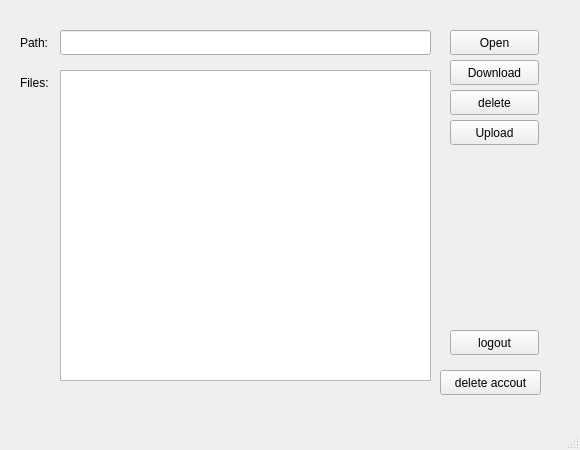
<?xml version="1.0" encoding="UTF-8"?>
<ui version="4.0">
 <class>BoxMainWindow</class>
 <widget class="QMainWindow" name="BoxMainWindow">
  <property name="geometry">
   <rect>
    <x>0</x>
    <y>0</y>
    <width>580</width>
    <height>450</height>
   </rect>
  </property>
  <property name="minimumSize">
   <size>
    <width>580</width>
    <height>450</height>
   </size>
  </property>
  <property name="maximumSize">
   <size>
    <width>580</width>
    <height>450</height>
   </size>
  </property>
  <property name="windowTitle">
   <string>dropbox</string>
  </property>
  <widget class="QWidget" name="centralwidget">
   <widget class="QPushButton" name="btnOpenDir">
    <property name="geometry">
     <rect>
      <x>450</x>
      <y>30</y>
      <width>89</width>
      <height>25</height>
     </rect>
    </property>
    <property name="text">
     <string>Open</string>
    </property>
   </widget>
   <widget class="QLineEdit" name="lineEditPath">
    <property name="geometry">
     <rect>
      <x>60</x>
      <y>30</y>
      <width>371</width>
      <height>25</height>
     </rect>
    </property>
   </widget>
   <widget class="QPushButton" name="btnDownload">
    <property name="geometry">
     <rect>
      <x>450</x>
      <y>60</y>
      <width>89</width>
      <height>25</height>
     </rect>
    </property>
    <property name="text">
     <string>Download</string>
    </property>
   </widget>
   <widget class="QPushButton" name="btnUpload">
    <property name="geometry">
     <rect>
      <x>450</x>
      <y>120</y>
      <width>89</width>
      <height>25</height>
     </rect>
    </property>
    <property name="text">
     <string>Upload</string>
    </property>
   </widget>
   <widget class="QLabel" name="labelPath">
    <property name="geometry">
     <rect>
      <x>20</x>
      <y>30</y>
      <width>41</width>
      <height>25</height>
     </rect>
    </property>
    <property name="text">
     <string>Path:</string>
    </property>
    <property name="buddy">
     <cstring>lineEditPath</cstring>
    </property>
   </widget>
   <widget class="QListWidget" name="listWidgetFiles">
    <property name="geometry">
     <rect>
      <x>60</x>
      <y>70</y>
      <width>371</width>
      <height>311</height>
     </rect>
    </property>
   </widget>
   <widget class="QLabel" name="labelFiles">
    <property name="geometry">
     <rect>
      <x>20</x>
      <y>70</y>
      <width>41</width>
      <height>25</height>
     </rect>
    </property>
    <property name="text">
     <string>Files:</string>
    </property>
    <property name="buddy">
     <cstring>listWidgetFiles</cstring>
    </property>
   </widget>
   <widget class="QPushButton" name="btnDelete">
    <property name="geometry">
     <rect>
      <x>450</x>
      <y>90</y>
      <width>89</width>
      <height>25</height>
     </rect>
    </property>
    <property name="text">
     <string>delete</string>
    </property>
   </widget>
   <widget class="QPushButton" name="btnLogout">
    <property name="geometry">
     <rect>
      <x>450</x>
      <y>330</y>
      <width>89</width>
      <height>25</height>
     </rect>
    </property>
    <property name="text">
     <string>logout</string>
    </property>
   </widget>
   <widget class="QPushButton" name="btnDeleteAccount">
    <property name="geometry">
     <rect>
      <x>440</x>
      <y>370</y>
      <width>101</width>
      <height>25</height>
     </rect>
    </property>
    <property name="text">
     <string>delete accout</string>
    </property>
   </widget>
  </widget>
  <widget class="QMenuBar" name="menubar">
   <property name="geometry">
    <rect>
     <x>0</x>
     <y>0</y>
     <width>580</width>
     <height>28</height>
    </rect>
   </property>
  </widget>
  <widget class="QStatusBar" name="statusbar"/>
 </widget>
 <resources/>
 <connections/>
</ui>
